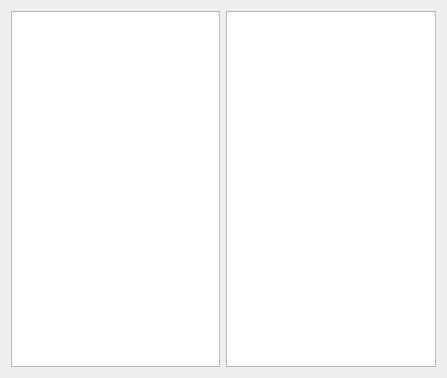
<?xml version="1.0" encoding="UTF-8"?>
<ui version="4.0">
 <class>FileBrowserView</class>
 <widget class="QWidget" name="FileBrowserView">
  <property name="geometry">
   <rect>
    <x>0</x>
    <y>0</y>
    <width>447</width>
    <height>378</height>
   </rect>
  </property>
  <property name="windowTitle">
   <string>Form</string>
  </property>
  <layout class="QHBoxLayout" name="horizontalLayout_2">
   <item>
    <widget class="QTreeView" name="treeView"/>
   </item>
   <item>
    <widget class="QListView" name="listView"/>
   </item>
  </layout>
 </widget>
 <resources/>
 <connections/>
</ui>
